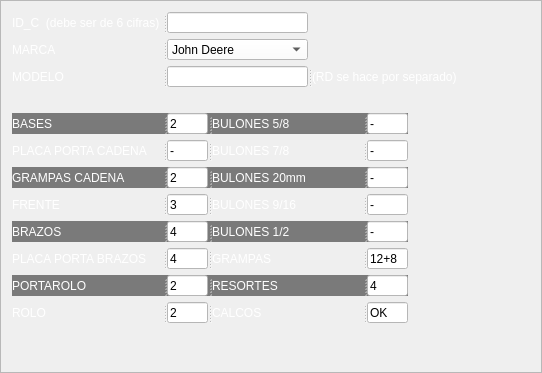
           <widget class="QFrame" name="frame_7">
            <property name="frameShape">
             <enum>QFrame::StyledPanel</enum>
            </property>
            <property name="frameShadow">
             <enum>QFrame::Raised</enum>
            </property>
            <layout class="QVBoxLayout" name="verticalLayout_5">
             <item>
              <widget class="QSplitter" name="splitter_16">
               <property name="orientation">
                <enum>Qt::Horizontal</enum>
               </property>
               <widget class="QLabel" name="label_32">
                <property name="minimumSize">
                 <size>
                  <width>151</width>
                  <height>21</height>
                 </size>
                </property>
                <property name="maximumSize">
                 <size>
                  <width>151</width>
                  <height>16777215</height>
                 </size>
                </property>
                <property name="sizeIncrement">
                 <size>
                  <width>54</width>
                  <height>0</height>
                 </size>
                </property>
                <property name="styleSheet">
                 <string notr="true">color: rgb(255, 255, 255);
font: 75 italic 8pt &quot;Arial&quot;;</string>
                </property>
                <property name="text">
                 <string>ID_C  (debe ser de 6 cifras)</string>
                </property>
               </widget>
               <widget class="QLineEdit" name="ID_C">
                <property name="minimumSize">
                 <size>
                  <width>141</width>
                  <height>21</height>
                 </size>
                </property>
                <property name="maximumSize">
                 <size>
                  <width>141</width>
                  <height>21</height>
                 </size>
                </property>
                <property name="styleSheet">
                 <string notr="true">background-color: rgb(255, 255, 255);</string>
                </property>
               </widget>
              </widget>
             </item>
             <item>
              <widget class="QSplitter" name="splitter_17">
               <property name="orientation">
                <enum>Qt::Horizontal</enum>
               </property>
               <widget class="QLabel" name="label_34">
                <property name="minimumSize">
                 <size>
                  <width>151</width>
                  <height>21</height>
                 </size>
                </property>
                <property name="maximumSize">
                 <size>
                  <width>151</width>
                  <height>16777215</height>
                 </size>
                </property>
                <property name="styleSheet">
                 <string notr="true">color: rgb(255, 255, 255);
font: 75 italic 8pt &quot;Arial&quot;;</string>
                </property>
                <property name="text">
                 <string>MARCA</string>
                </property>
               </widget>
               <widget class="QComboBox" name="cosechadora_marca">
                <property name="minimumSize">
                 <size>
                  <width>141</width>
                  <height>21</height>
                 </size>
                </property>
                <property name="maximumSize">
                 <size>
                  <width>141</width>
                  <height>21</height>
                 </size>
                </property>
                <property name="styleSheet">
                 <string notr="true">background-color: rgb(255, 255, 255);</string>
                </property>
                <item>
                 <property name="text">
                  <string>John Deere</string>
                 </property>
                </item>
                <item>
                 <property name="text">
                  <string>Case</string>
                 </property>
                </item>
               </widget>
              </widget>
             </item>
             <item>
              <widget class="QSplitter" name="splitter_18">
               <property name="orientation">
                <enum>Qt::Horizontal</enum>
               </property>
               <widget class="QLabel" name="label_35">
                <property name="minimumSize">
                 <size>
                  <width>151</width>
                  <height>21</height>
                 </size>
                </property>
                <property name="maximumSize">
                 <size>
                  <width>151</width>
                  <height>16777215</height>
                 </size>
                </property>
                <property name="styleSheet">
                 <string notr="true">color: rgb(255, 255, 255);
font: 75 italic 8pt &quot;Arial&quot;;</string>
                </property>
                <property name="text">
                 <string>MODELO</string>
                </property>
               </widget>
               <widget class="QLineEdit" name="cosechadora_modelo">
                <property name="minimumSize">
                 <size>
                  <width>141</width>
                  <height>21</height>
                 </size>
                </property>
                <property name="maximumSize">
                 <size>
                  <width>141</width>
                  <height>21</height>
                 </size>
                </property>
                <property name="styleSheet">
                 <string notr="true">background-color: rgb(255, 255, 255);</string>
                </property>
                <property name="text">
                 <string/>
                </property>
               </widget>
               <widget class="QLabel" name="label_36">
                <property name="styleSheet">
                 <string notr="true">color: rgb(255, 255, 255);
font: 8pt &quot;Arial&quot;;</string>
                </property>
                <property name="text">
                 <string>(RD se hace por separado)</string>
                </property>
               </widget>
              </widget>
             </item>
             <item>
              <spacer name="verticalSpacer_11">
               <property name="orientation">
                <enum>Qt::Vertical</enum>
               </property>
               <property name="sizeType">
                <enum>QSizePolicy::Fixed</enum>
               </property>
               <property name="sizeHint" stdset="0">
                <size>
                 <width>20</width>
                 <height>20</height>
                </size>
               </property>
              </spacer>
             </item>
             <item>
              <widget class="QSplitter" name="splitter_26">
               <property name="styleSheet">
                <string notr="true">background-color: rgb(122, 122, 122);
</string>
               </property>
               <property name="orientation">
                <enum>Qt::Horizontal</enum>
               </property>
               <widget class="QLabel" name="label_37">
                <property name="minimumSize">
                 <size>
                  <width>151</width>
                  <height>21</height>
                 </size>
                </property>
                <property name="maximumSize">
                 <size>
                  <width>151</width>
                  <height>16777215</height>
                 </size>
                </property>
                <property name="styleSheet">
                 <string notr="true">color: rgb(255, 255, 255);
font: 75 italic 8pt &quot;Arial&quot;;</string>
                </property>
                <property name="text">
                 <string>BASES</string>
                </property>
               </widget>
               <widget class="QLineEdit" name="bases_cosechadora">
                <property name="minimumSize">
                 <size>
                  <width>41</width>
                  <height>21</height>
                 </size>
                </property>
                <property name="maximumSize">
                 <size>
                  <width>41</width>
                  <height>21</height>
                 </size>
                </property>
                <property name="styleSheet">
                 <string notr="true">background-color: rgb(255, 255, 255);</string>
                </property>
                <property name="text">
                 <string>2</string>
                </property>
               </widget>
               <widget class="QLabel" name="label_38">
                <property name="minimumSize">
                 <size>
                  <width>151</width>
                  <height>21</height>
                 </size>
                </property>
                <property name="maximumSize">
                 <size>
                  <width>151</width>
                  <height>16777215</height>
                 </size>
                </property>
                <property name="styleSheet">
                 <string notr="true">color: rgb(255, 255, 255);
font: 75 italic 8pt &quot;Arial&quot;;</string>
                </property>
                <property name="text">
                 <string>BULONES 5/8</string>
                </property>
               </widget>
               <widget class="QLineEdit" name="bulones58_cosechadora">
                <property name="minimumSize">
                 <size>
                  <width>41</width>
                  <height>21</height>
                 </size>
                </property>
                <property name="maximumSize">
                 <size>
                  <width>41</width>
                  <height>21</height>
                 </size>
                </property>
                <property name="styleSheet">
                 <string notr="true">background-color: rgb(255, 255, 255);</string>
                </property>
                <property name="text">
                 <string>-</string>
                </property>
               </widget>
              </widget>
             </item>
             <item>
              <widget class="QSplitter" name="splitter_25">
               <property name="orientation">
                <enum>Qt::Horizontal</enum>
               </property>
               <widget class="QLabel" name="label_39">
                <property name="minimumSize">
                 <size>
                  <width>151</width>
                  <height>21</height>
                 </size>
                </property>
                <property name="maximumSize">
                 <size>
                  <width>151</width>
                  <height>16777215</height>
                 </size>
                </property>
                <property name="styleSheet">
                 <string notr="true">color: rgb(255, 255, 255);
font: 75 italic 8pt &quot;Arial&quot;;</string>
                </property>
                <property name="text">
                 <string>PLACA PORTA CADENA</string>
                </property>
               </widget>
               <widget class="QLineEdit" name="placaportacade_cosechadora">
                <property name="minimumSize">
                 <size>
                  <width>41</width>
                  <height>21</height>
                 </size>
                </property>
                <property name="maximumSize">
                 <size>
                  <width>41</width>
                  <height>21</height>
                 </size>
                </property>
                <property name="styleSheet">
                 <string notr="true">background-color: rgb(255, 255, 255);</string>
                </property>
                <property name="text">
                 <string>-</string>
                </property>
               </widget>
               <widget class="QLabel" name="label_40">
                <property name="minimumSize">
                 <size>
                  <width>151</width>
                  <height>21</height>
                 </size>
                </property>
                <property name="maximumSize">
                 <size>
                  <width>151</width>
                  <height>16777215</height>
                 </size>
                </property>
                <property name="styleSheet">
                 <string notr="true">color: rgb(255, 255, 255);
font: 75 italic 8pt &quot;Arial&quot;;</string>
                </property>
                <property name="text">
                 <string>BULONES 7/8</string>
                </property>
               </widget>
               <widget class="QLineEdit" name="bulones78_cosechadora">
                <property name="minimumSize">
                 <size>
                  <width>41</width>
                  <height>21</height>
                 </size>
                </property>
                <property name="maximumSize">
                 <size>
                  <width>41</width>
                  <height>21</height>
                 </size>
                </property>
                <property name="styleSheet">
                 <string notr="true">background-color: rgb(255, 255, 255);</string>
                </property>
                <property name="text">
                 <string>-</string>
                </property>
               </widget>
              </widget>
             </item>
             <item>
              <widget class="QSplitter" name="splitter_24">
               <property name="styleSheet">
                <string notr="true">background-color: rgb(122, 122, 122);
</string>
               </property>
               <property name="orientation">
                <enum>Qt::Horizontal</enum>
               </property>
               <widget class="QLabel" name="label_41">
                <property name="minimumSize">
                 <size>
                  <width>151</width>
                  <height>21</height>
                 </size>
                </property>
                <property name="maximumSize">
                 <size>
                  <width>151</width>
                  <height>16777215</height>
                 </size>
                </property>
                <property name="styleSheet">
                 <string notr="true">color: rgb(255, 255, 255);
font: 75 italic 8pt &quot;Arial&quot;;</string>
                </property>
                <property name="text">
                 <string>GRAMPAS CADENA</string>
                </property>
               </widget>
               <widget class="QLineEdit" name="grampascade_cosechadora">
                <property name="minimumSize">
                 <size>
                  <width>41</width>
                  <height>21</height>
                 </size>
                </property>
                <property name="maximumSize">
                 <size>
                  <width>41</width>
                  <height>21</height>
                 </size>
                </property>
                <property name="styleSheet">
                 <string notr="true">background-color: rgb(255, 255, 255);</string>
                </property>
                <property name="text">
                 <string>2</string>
                </property>
               </widget>
               <widget class="QLabel" name="label_42">
                <property name="minimumSize">
                 <size>
                  <width>151</width>
                  <height>21</height>
                 </size>
                </property>
                <property name="maximumSize">
                 <size>
                  <width>151</width>
                  <height>16777215</height>
                 </size>
                </property>
                <property name="styleSheet">
                 <string notr="true">color: rgb(255, 255, 255);
font: 75 italic 8pt &quot;Arial&quot;;</string>
                </property>
                <property name="text">
                 <string>BULONES 20mm</string>
                </property>
               </widget>
               <widget class="QLineEdit" name="bulones20mm_cosechadora">
                <property name="minimumSize">
                 <size>
                  <width>41</width>
                  <height>21</height>
                 </size>
                </property>
                <property name="maximumSize">
                 <size>
                  <width>41</width>
                  <height>21</height>
                 </size>
                </property>
                <property name="styleSheet">
                 <string notr="true">background-color: rgb(255, 255, 255);</string>
                </property>
                <property name="text">
                 <string>-</string>
                </property>
               </widget>
              </widget>
             </item>
             <item>
              <widget class="QSplitter" name="splitter_23">
               <property name="orientation">
                <enum>Qt::Horizontal</enum>
               </property>
               <widget class="QLabel" name="label_43">
                <property name="minimumSize">
                 <size>
                  <width>151</width>
                  <height>21</height>
                 </size>
                </property>
                <property name="maximumSize">
                 <size>
                  <width>151</width>
                  <height>16777215</height>
                 </size>
                </property>
                <property name="styleSheet">
                 <string notr="true">color: rgb(255, 255, 255);
font: 75 italic 8pt &quot;Arial&quot;;</string>
                </property>
                <property name="text">
                 <string>FRENTE</string>
                </property>
               </widget>
               <widget class="QLineEdit" name="frente_cosechadora">
                <property name="minimumSize">
                 <size>
                  <width>41</width>
                  <height>21</height>
                 </size>
                </property>
                <property name="maximumSize">
                 <size>
                  <width>41</width>
                  <height>21</height>
                 </size>
                </property>
                <property name="styleSheet">
                 <string notr="true">background-color: rgb(255, 255, 255);</string>
                </property>
                <property name="text">
                 <string>3</string>
                </property>
               </widget>
               <widget class="QLabel" name="label_44">
                <property name="minimumSize">
                 <size>
                  <width>151</width>
                  <height>21</height>
                 </size>
                </property>
                <property name="maximumSize">
                 <size>
                  <width>151</width>
                  <height>16777215</height>
                 </size>
                </property>
                <property name="styleSheet">
                 <string notr="true">color: rgb(255, 255, 255);
font: 75 italic 8pt &quot;Arial&quot;;</string>
                </property>
                <property name="text">
                 <string>BULONES 9/16</string>
                </property>
               </widget>
               <widget class="QLineEdit" name="bulones916_cosechadora">
                <property name="minimumSize">
                 <size>
                  <width>41</width>
                  <height>21</height>
                 </size>
                </property>
                <property name="maximumSize">
                 <size>
                  <width>41</width>
                  <height>21</height>
                 </size>
                </property>
                <property name="styleSheet">
                 <string notr="true">background-color: rgb(255, 255, 255);</string>
                </property>
                <property name="text">
                 <string>-</string>
                </property>
               </widget>
              </widget>
             </item>
             <item>
              <widget class="QSplitter" name="splitter_22">
               <property name="styleSheet">
                <string notr="true">background-color: rgb(122, 122, 122);

</string>
               </property>
               <property name="orientation">
                <enum>Qt::Horizontal</enum>
               </property>
               <widget class="QLabel" name="label_45">
                <property name="minimumSize">
                 <size>
                  <width>151</width>
                  <height>21</height>
                 </size>
                </property>
                <property name="maximumSize">
                 <size>
                  <width>151</width>
                  <height>16777215</height>
                 </size>
                </property>
                <property name="styleSheet">
                 <string notr="true">color: rgb(255, 255, 255);
font: 75 italic 8pt &quot;Arial&quot;;</string>
                </property>
                <property name="text">
                 <string>BRAZOS</string>
                </property>
               </widget>
               <widget class="QLineEdit" name="brazos_cosechadora">
                <property name="minimumSize">
                 <size>
                  <width>41</width>
                  <height>21</height>
                 </size>
                </property>
                <property name="maximumSize">
                 <size>
                  <width>41</width>
                  <height>21</height>
                 </size>
                </property>
                <property name="styleSheet">
                 <string notr="true">background-color: rgb(255, 255, 255);</string>
                </property>
                <property name="text">
                 <string>4</string>
                </property>
               </widget>
               <widget class="QLabel" name="label_46">
                <property name="minimumSize">
                 <size>
                  <width>151</width>
                  <height>21</height>
                 </size>
                </property>
                <property name="maximumSize">
                 <size>
                  <width>151</width>
                  <height>16777215</height>
                 </size>
                </property>
                <property name="styleSheet">
                 <string notr="true">color: rgb(255, 255, 255);
font: 75 italic 8pt &quot;Arial&quot;;</string>
                </property>
                <property name="text">
                 <string>BULONES 1/2</string>
                </property>
               </widget>
               <widget class="QLineEdit" name="bulones12_cosechadora">
                <property name="minimumSize">
                 <size>
                  <width>41</width>
                  <height>21</height>
                 </size>
                </property>
                <property name="maximumSize">
                 <size>
                  <width>41</width>
                  <height>21</height>
                 </size>
                </property>
                <property name="styleSheet">
                 <string notr="true">background-color: rgb(255, 255, 255);</string>
                </property>
                <property name="text">
                 <string>-</string>
                </property>
               </widget>
              </widget>
             </item>
             <item>
              <widget class="QSplitter" name="splitter_21">
               <property name="orientation">
                <enum>Qt::Horizontal</enum>
               </property>
               <widget class="QLabel" name="label_47">
                <property name="minimumSize">
                 <size>
                  <width>151</width>
                  <height>21</height>
                 </size>
                </property>
                <property name="maximumSize">
                 <size>
                  <width>151</width>
                  <height>16777215</height>
                 </size>
                </property>
                <property name="styleSheet">
                 <string notr="true">color: rgb(255, 255, 255);
font: 75 italic 8pt &quot;Arial&quot;;</string>
                </property>
                <property name="text">
                 <string>PLACA PORTA BRAZOS</string>
                </property>
               </widget>
               <widget class="QLineEdit" name="placaportabr_cosechadora">
                <property name="minimumSize">
                 <size>
                  <width>41</width>
                  <height>21</height>
                 </size>
                </property>
                <property name="maximumSize">
                 <size>
                  <width>41</width>
                  <height>21</height>
                 </size>
                </property>
                <property name="styleSheet">
                 <string notr="true">background-color: rgb(255, 255, 255);</string>
                </property>
                <property name="text">
                 <string>4</string>
                </property>
               </widget>
               <widget class="QLabel" name="label_48">
                <property name="minimumSize">
                 <size>
                  <width>151</width>
                  <height>21</height>
                 </size>
                </property>
                <property name="maximumSize">
                 <size>
                  <width>151</width>
                  <height>16777215</height>
                 </size>
                </property>
                <property name="styleSheet">
                 <string notr="true">color: rgb(255, 255, 255);
font: 75 italic 8pt &quot;Arial&quot;;</string>
                </property>
                <property name="text">
                 <string>GRAMPAS</string>
                </property>
               </widget>
               <widget class="QLineEdit" name="grampas_cosechadora">
                <property name="minimumSize">
                 <size>
                  <width>41</width>
                  <height>21</height>
                 </size>
                </property>
                <property name="maximumSize">
                 <size>
                  <width>41</width>
                  <height>21</height>
                 </size>
                </property>
                <property name="styleSheet">
                 <string notr="true">background-color: rgb(255, 255, 255);</string>
                </property>
                <property name="text">
                 <string>12+8</string>
                </property>
               </widget>
              </widget>
             </item>
             <item>
              <widget class="QSplitter" name="splitter_20">
               <property name="styleSheet">
                <string notr="true">background-color: rgb(122, 122, 122);
</string>
               </property>
               <property name="orientation">
                <enum>Qt::Horizontal</enum>
               </property>
               <widget class="QLabel" name="label_49">
                <property name="minimumSize">
                 <size>
                  <width>151</width>
                  <height>21</height>
                 </size>
                </property>
                <property name="maximumSize">
                 <size>
                  <width>151</width>
                  <height>16777215</height>
                 </size>
                </property>
                <property name="styleSheet">
                 <string notr="true">color: rgb(255, 255, 255);
font: 75 italic 8pt &quot;Arial&quot;;</string>
                </property>
                <property name="text">
                 <string>PORTAROLO</string>
                </property>
               </widget>
               <widget class="QLineEdit" name="portarolo_cosechadora">
                <property name="minimumSize">
                 <size>
                  <width>41</width>
                  <height>21</height>
                 </size>
                </property>
                <property name="maximumSize">
                 <size>
                  <width>41</width>
                  <height>21</height>
                 </size>
                </property>
                <property name="styleSheet">
                 <string notr="true">background-color: rgb(255, 255, 255);</string>
                </property>
                <property name="text">
                 <string>2</string>
                </property>
               </widget>
               <widget class="QLabel" name="label_50">
                <property name="minimumSize">
                 <size>
                  <width>151</width>
                  <height>21</height>
                 </size>
                </property>
                <property name="maximumSize">
                 <size>
                  <width>151</width>
                  <height>16777215</height>
                 </size>
                </property>
                <property name="styleSheet">
                 <string notr="true">color: rgb(255, 255, 255);
font: 75 italic 8pt &quot;Arial&quot;;</string>
                </property>
                <property name="text">
                 <string>RESORTES</string>
                </property>
               </widget>
               <widget class="QLineEdit" name="resortes_cosechadora">
                <property name="minimumSize">
                 <size>
                  <width>41</width>
                  <height>21</height>
                 </size>
                </property>
                <property name="maximumSize">
                 <size>
                  <width>41</width>
                  <height>21</height>
                 </size>
                </property>
                <property name="styleSheet">
                 <string notr="true">background-color: rgb(255, 255, 255);</string>
                </property>
                <property name="text">
                 <string>4</string>
                </property>
               </widget>
              </widget>
             </item>
             <item>
              <widget class="QSplitter" name="splitter_19">
               <property name="orientation">
                <enum>Qt::Horizontal</enum>
               </property>
               <widget class="QLabel" name="label_51">
                <property name="minimumSize">
                 <size>
                  <width>151</width>
                  <height>21</height>
                 </size>
                </property>
                <property name="maximumSize">
                 <size>
                  <width>151</width>
                  <height>16777215</height>
                 </size>
                </property>
                <property name="styleSheet">
                 <string notr="true">color: rgb(255, 255, 255);
font: 75 italic 8pt &quot;Arial&quot;;</string>
                </property>
                <property name="text">
                 <string>ROLO</string>
                </property>
               </widget>
               <widget class="QLineEdit" name="rolo_cosechadora">
                <property name="minimumSize">
                 <size>
                  <width>41</width>
                  <height>21</height>
                 </size>
                </property>
                <property name="maximumSize">
                 <size>
                  <width>41</width>
                  <height>21</height>
                 </size>
                </property>
                <property name="styleSheet">
                 <string notr="true">background-color: rgb(255, 255, 255);</string>
                </property>
                <property name="text">
                 <string>2</string>
                </property>
               </widget>
               <widget class="QLabel" name="label_53">
                <property name="minimumSize">
                 <size>
                  <width>151</width>
                  <height>21</height>
                 </size>
                </property>
                <property name="maximumSize">
                 <size>
                  <width>151</width>
                  <height>16777215</height>
                 </size>
                </property>
                <property name="styleSheet">
                 <string notr="true">color: rgb(255, 255, 255);
font: 75 italic 8pt &quot;Arial&quot;;</string>
                </property>
                <property name="text">
                 <string>CALCOS</string>
                </property>
               </widget>
               <widget class="QLineEdit" name="calcos_cosechadora">
                <property name="minimumSize">
                 <size>
                  <width>41</width>
                  <height>21</height>
                 </size>
                </property>
                <property name="maximumSize">
                 <size>
                  <width>41</width>
                  <height>21</height>
                 </size>
                </property>
                <property name="styleSheet">
                 <string notr="true">background-color: rgb(255, 255, 255);</string>
                </property>
                <property name="text">
                 <string>OK</string>
                </property>
               </widget>
              </widget>
             </item>
             <item>
              <widget class="QLabel" name="label_60">
               <property name="minimumSize">
                <size>
                 <width>201</width>
                 <height>21</height>
                </size>
               </property>
               <property name="maximumSize">
                <size>
                 <width>171</width>
                 <height>16777215</height>
                </size>
               </property>
               <property name="styleSheet">
                <string notr="true">color: rgb(255, 255, 255);
font: 75 italic 8pt &quot;Arial&quot;;</string>
               </property>
               <property name="text">
                <string/>
               </property>
              </widget>
             </item>
            </layout>
           </widget>
